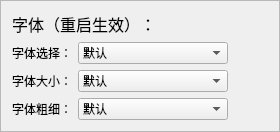
          <widget class="QFrame" name="frame_7">
           <property name="frameShape">
            <enum>QFrame::StyledPanel</enum>
           </property>
           <property name="frameShadow">
            <enum>QFrame::Raised</enum>
           </property>
           <layout class="QVBoxLayout" name="verticalLayout_18">
            <item>
             <widget class="QLabel" name="label_8">
              <property name="font">
               <font>
                <pointsize>12</pointsize>
               </font>
              </property>
              <property name="text">
               <string>字体（重启生效）：</string>
              </property>
             </widget>
            </item>
            <item>
             <layout class="QHBoxLayout" name="horizontalLayout_3">
              <item>
               <widget class="QLabel" name="label_33">
                <property name="text">
                 <string>字体选择：</string>
                </property>
               </widget>
              </item>
              <item>
               <widget class="WheelComboBox" name="fontBox">
                <property name="minimumSize">
                 <size>
                  <width>150</width>
                  <height>0</height>
                 </size>
                </property>
                <item>
                 <property name="text">
                  <string>默认</string>
                 </property>
                </item>
               </widget>
              </item>
              <item>
               <spacer name="horizontalSpacer_23">
                <property name="orientation">
                 <enum>Qt::Horizontal</enum>
                </property>
                <property name="sizeHint" stdset="0">
                 <size>
                  <width>40</width>
                  <height>20</height>
                 </size>
                </property>
               </spacer>
              </item>
             </layout>
            </item>
            <item>
             <layout class="QHBoxLayout" name="horizontalLayout_25">
              <item>
               <widget class="QLabel" name="label_34">
                <property name="text">
                 <string>字体大小：</string>
                </property>
               </widget>
              </item>
              <item>
               <widget class="WheelComboBox" name="fontSize">
                <property name="minimumSize">
                 <size>
                  <width>150</width>
                  <height>0</height>
                 </size>
                </property>
                <item>
                 <property name="text">
                  <string>默认</string>
                 </property>
                </item>
                <item>
                 <property name="text">
                  <string>9</string>
                 </property>
                </item>
                <item>
                 <property name="text">
                  <string>12</string>
                 </property>
                </item>
                <item>
                 <property name="text">
                  <string>14</string>
                 </property>
                </item>
                <item>
                 <property name="text">
                  <string>16</string>
                 </property>
                </item>
                <item>
                 <property name="text">
                  <string>18</string>
                 </property>
                </item>
                <item>
                 <property name="text">
                  <string>20</string>
                 </property>
                </item>
                <item>
                 <property name="text">
                  <string>22</string>
                 </property>
                </item>
                <item>
                 <property name="text">
                  <string>24</string>
                 </property>
                </item>
                <item>
                 <property name="text">
                  <string>26</string>
                 </property>
                </item>
                <item>
                 <property name="text">
                  <string>28</string>
                 </property>
                </item>
                <item>
                 <property name="text">
                  <string>30</string>
                 </property>
                </item>
               </widget>
              </item>
              <item>
               <spacer name="horizontalSpacer_24">
                <property name="orientation">
                 <enum>Qt::Horizontal</enum>
                </property>
                <property name="sizeHint" stdset="0">
                 <size>
                  <width>40</width>
                  <height>20</height>
                 </size>
                </property>
               </spacer>
              </item>
             </layout>
            </item>
            <item>
             <layout class="QHBoxLayout" name="horizontalLayout_26">
              <item>
               <widget class="QLabel" name="label_35">
                <property name="text">
                 <string>字体粗细：</string>
                </property>
               </widget>
              </item>
              <item>
               <widget class="WheelComboBox" name="fontStyle">
                <property name="minimumSize">
                 <size>
                  <width>150</width>
                  <height>0</height>
                 </size>
                </property>
                <item>
                 <property name="text">
                  <string>默认</string>
                 </property>
                </item>
                <item>
                 <property name="text">
                  <string>高亮</string>
                 </property>
                </item>
                <item>
                 <property name="text">
                  <string>正常</string>
                 </property>
                </item>
                <item>
                 <property name="text">
                  <string>半粗体</string>
                 </property>
                </item>
                <item>
                 <property name="text">
                  <string>粗体</string>
                 </property>
                </item>
                <item>
                 <property name="text">
                  <string>黑体</string>
                 </property>
                </item>
               </widget>
              </item>
              <item>
               <spacer name="horizontalSpacer_25">
                <property name="orientation">
                 <enum>Qt::Horizontal</enum>
                </property>
                <property name="sizeHint" stdset="0">
                 <size>
                  <width>40</width>
                  <height>20</height>
                 </size>
                </property>
               </spacer>
              </item>
             </layout>
            </item>
           </layout>
          </widget>
